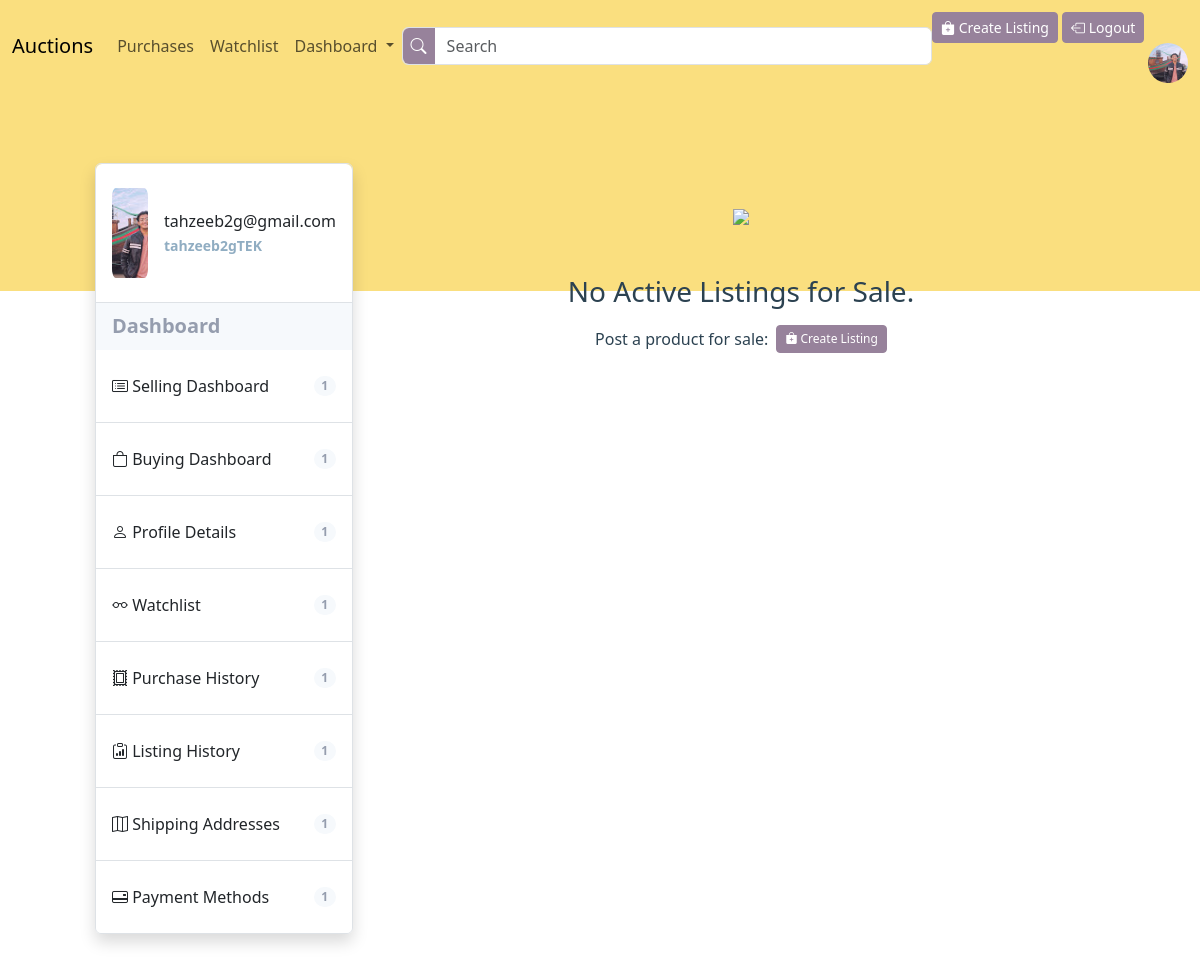
Screenshot of /seller-dashboard (signed in) with the database file from the repository.
### users/models.py (models this page shows, shortened)
class User(AbstractUser):
    email = models.EmailField(unique=True)
    watchlist = models.ManyToManyField(
        'auctions.Listing')
    is_oauth_registered = models.BooleanField(default=False)
    display_picture = models.ImageField(
        upload_to='display-pictures/', max_length=250, default='display-pictures/default-dp.png')
    email_verification_token = models.CharField(
        max_length=200, null=True, blank=True)
    forget_password_token = models.CharField(
        max_length=200, null=True, blank=True)
    previous_email = models.EmailField(null=True, default=None)

### auctions/views.py (the view, shortened to what this page needs)
# urls.py: path("seller-dashboard", views.view_seller_dashboard, name='seller-dashboard'),
@login_required(login_url=settings.LOGIN_URL)
def view_seller_dashboard(request):
    listings = Listing.objects.filter(listed_by=request.user, purchased=False, active=True).annotate(
        watchlist_count=Count('user')
    )
    if not listings:
        return render(request, 'auctions/seller-dashboard.html', {"empty_message": "No Active Listings for Sale.", "sell": True})

### auctions/templates/auctions/seller-dashboard.html
{% extends "users/profile-layout.html" %}
{% load static %}
{% block child%}
{% if listings %}
<h2>Selling Dashboard </h2>
<div class="card py-4 px-xl-0 px-1 list-bg shadow-sm">
    <div class="row align-items-center justify-content-center text-center lead py-2">
        <div class="col-lg-6 col-12">
            <p style="color:#4e4e4e; margin-bottom: 0; font-weight: bold;" class="fs-4"><i class="bi bi-cash"></i>
                Exp. Revenue: ৳ {{expected_revenue}}</p>
        </div>
        <div class="col-lg-6 col-12">
            <p style="color:#4e4e4e; margin-bottom: 0;font-weight: bold;" class="fs-4"><i class="bi bi-card-list"></i>
                Active Listings:
                {{total_listings}}</p>
        </div>
    </div>
</div>
<h4 class="header-4 user-pages-header mt-5">Active Listings</h4>
<div class="table-responsive">
    <table class="table table-hover shadow-sm border-top" id="active-listings-table">
        <thead class="align-top table-header">
            <tr>
                <th scope="col">Sl No</th>
                <th scope="col">Image</th>
                <th scope="col">Title</th>
                <th scope="col">Format</th>
                <th scope="col">Base Price</th>
                <th scope="col">Current Price</th>
                <th scope="col">Watch Count</th>
                <th scope="col">Edit</th>
                <th scope="col">Close</th>
            </tr>
        </thead>
        <tbody>
            {% for listing in listings%}
            <tr class="lead fs-6 align-middle">
                <td>{{forloop.counter}}</td>
                <td>
                    <a href="{% url 'view-listing' listing.id %}">
                        <img class="rounded" src="{{ listing.hero_image.url }}" width="100px">
                    </a>
                </td>
                <td>
                    <a href="{% url 'view-listing' listing.id %}" class="d-inline-block text-truncate"
                        style="max-width: 100px;">{{ listing.title }}
                    </a>
                </td>
                <td><span
                        class="badge {% if listing.buying_format == 'A' %} badge-bg-secondary {% elif listing.buying_format == 'AO' %} badge-bg-primary {% else %} badge-bg-success {% endif %}">
                        {{listing.get_buying_format_display }}
                    </span>
                </td>
                <td>৳ {{ listing.base_price }}</td>
                <td>
                    {% if listing.buying_format == 'AO' %}
                    {% if listing.offer_set.count == 0 %}
                    <a class="btn btn-secondary btn-sm small-custom disabled">
                        No offers yet.
                    </a>
                    {% else %}
                    <a class="btn btn-secondary btn-sm small-custom"
                        href="{% url 'seller-offers-received' listing.id %}">
                        View Offers
                    </a>
                    {% endif %}
                    {% elif listing.buying_format == 'A' %}
                    <strong>৳ {{listing.get_price}} </strong>
                    {% else %}
                    <span class="badge badge-bd-danger">Sale Pending</span>
                    {% endif %}
                </td>
                <td>
                    {{listing.watchlist_count}}
                </td>
                <td>
                    <a class="btn btn-primary btn-sm small-custom" href="{% url 'edit-listing' listing.id%}">
                        Edit
                    </a>
                </td>
                <td>
                    <a class="btn btn-danger btn-sm small-custom"
                        onClick="confirmListingClose('{% url 'close-listing' listing.id %}')">
                        Close
                    </a>
                </td>
            </tr>
            {% endfor %}
        </tbody>
    </table>
</div>
{% else %}
{% include 'auctions/components/empty-dashboard-component.html' %}
{% endif %}
{% endblock child %}

### users/templates/users/profile-layout.html
{% extends "auctions/layout.html" %}
{% block body %}
<div class="backdrop">
</div>
<div class="container-fluid p-5 overlap-container">
    <div class="row align-items-start justify-content-center">
        <div class="col-xl-3 col-12 mt-xl-4 mt-4">
            <ul class="list-group list-group-flush border rounded shadow">
                <li class="list-group-item d-flex justify-content-start align-items-center py-4 border-none">
                    <img src="{{user.display_picture.url}}" class="thumbnail-image">
                    <div class="ms-3 fw-medium">
                        {{request.user.email}}
                        <br>
                        <small class="fw-bold highlighted-text">{{request.user.username}}</small>
                    </div>
                </li>
                <li class="list-group-item list-bg d-flex justify-content-between align-items-center fw-bold lead">
                    Dashboard
                </li>
                <li class="list-group-item list">
                    <a class="d-flex justify-content-between align-items-center lead py-3 fs-6"
                        href="{% url 'seller-dashboard' %}">
                        <span><i class="bi bi-card-list"></i> Selling Dashboard </span>
                        <span class="badge badge-bd rounded-pill">1</span>
                    </a>
                </li>
                <li class="list-group-item list">
                    <a class="d-flex justify-content-between align-items-center lead py-3 fs-6"
                        href="{% url 'buyer-dashboard' %}">
                        <span><i class="bi bi-bag"></i> Buying Dashboard</span>
                        <span class="badge badge-bd rounded-pill">1</span>
                    </a>
                </li>
                <li class="list-group-item list">
                    <a class="d-flex justify-content-between align-items-center lead py-3 fs-6"
                        href="{% url 'profile' %}">
                        <span><i class="bi bi-person"></i> Profile Details</span>
                        <span class="badge badge-bd rounded-pill">1</span>
                    </a>
                </li>
                <li class="list-group-item list">
                    <a class="d-flex justify-content-between align-items-center lead py-3 fs-6"
                        href="{% url 'watchlist' %}">
                        <span><i class="bi bi-eyeglasses"></i> Watchlist</span>
                        <span class="badge badge-bd rounded-pill">1</span>
                    </a>
                </li>
                <li class="list-group-item list">
                    <a class="d-flex justify-content-between align-items-center lead py-3 fs-6"
                        href="{% url 'purchase-history' %}">
                        <span><i class="bi bi-postage"></i> Purchase History</span>
                        <span class="badge badge-bd rounded-pill">1</span>
                    </a>
                </li>
                <li class="list-group-item list">
                    <a class="d-flex justify-content-between align-items-center lead py-3 fs-6"
                        href="{% url 'listing-history' %}">
                        <span><i class="bi bi-clipboard-data"></i> Listing History</span>
                        <span class="badge badge-bd rounded-pill">1</span>
                    </a>
                </li>
                <li class="list-group-item list">
                    <a class="d-flex justify-content-between align-items-center lead py-3 fs-6"
                        href="{% url 'view-shipping-address' %}">
                        <span><i class="bi bi-map"></i> Shipping Addresses</span>
                        <span class="badge badge-bd rounded-pill">1</span>
                    </a>
                </li>
                <li class="list-group-item list">
                    <a class="d-flex justify-content-between align-items-center lead py-3 fs-6"
                        href="{% url 'view-payment-methods' %}">
                        <span><i class="bi bi-credit-card-2-back"></i> Payment Methods</span>
                        <span class="badge badge-bd rounded-pill">1</span>
                    </a>
                </li>
            </ul>
        </div>
        <div class="col-xl-8 col-12 mt-xl-0 mt-5">
            <div class="px-xl-5 px-0 py-3" id="user-profile-content-container">
                {% block child %}
                {% endblock child%}
            </div>
        </div>
    </div>
</div>
{% endblock %}

### auctions/templates/auctions/layout.html (shortened to what this page needs)
{% load static %}
<!DOCTYPE html>
<html lang="en">
<head>
    <link href="https://cdn.jsdelivr.net/npm/bootstrap@5.3.2/dist/css/bootstrap.min.css" rel="stylesheet"
>
    <link href="{% static 'commerce/styles.css' %}" rel="stylesheet">
    <link rel="stylesheet" href="https://cdn.jsdelivr.net/npm/sweetalert2@11.0.19/dist/sweetalert2.min.css">
    <link rel="stylesheet" href="https://cdn.jsdelivr.net/npm/bootstrap-icons@1.11.2/font/bootstrap-icons.min.css">
</head>
<body>
    <nav class="navbar navbar-expand-lg sticky-top bg-background-tertiary" style="background-color: var(--nav);">
        <div class="container-fluid">
            <a class="navbar-brand" href="{% url 'index' %}">Auctions</a>
            <div class="collapse navbar-collapse" id="navbarSupportedContent">
                <ul class="navbar-nav me-auto mb-2 mb-lg-0">
                    {% if user.is_authenticated %}
                    <li class="nav-item">
                        <a class="nav-link" href="{% url 'purchase-history' %}">Purchases</a>
                    </li>
                    <li class="nav-item">
                        <a class="nav-link" href="{% url 'watchlist' %}">Watchlist</a>
                    </li>
                    <li class="nav-item dropdown">
                        <a class="nav-link dropdown-toggle" href="#" role="button" data-bs-toggle="dropdown"
                            aria-expanded="false">
                            Dashboard
                        </a>
                    </li>
                    {% endif %}
                </ul>
                <form class="d-flex w-50 me-auto my-2 form-control p-0" role="search" action="{% url 'search' %}"
                    menthod="POST">
                    <button type="submit" style="background-color: var(--custom-secondary); border-width: 0px;"
                        class="text-white rounded-start px-2"><i class="bi bi-search"></i>
                    </button>
                    <input class="form-control w-100 ms-0" type="search" placeholder="Search" aria-label="Search"
                        style="border-width: 0px;">
                </form>
                <div class="float-lg-end float-start">
                    <a class="btn btn-secondary btn-sm mt-1" href="{% url 'create-listing' %}"><i
                            class="bi bi-bag-plus-fill"></i>
                        Create Listing</a>
                    {% if user.is_authenticated %}
                    <a class="btn btn-secondary btn-sm mt-1" href="{% url 'logout' %}"><i
                            class="bi bi-box-arrow-left"></i>
                        Logout</a>
                    {% else %}
                    <a class="btn btn-secondary btn-sm mt-1" href="{% url 'login' %}"><i
                            class="bi bi-box-arrow-in-right"></i> Login</a>
                    <a class="btn btn-secondary btn-sm mt-1" href="{% url 'register' %}"><i
                            class="bi bi-person-plus-fill"></i> Register</a>
                    {% endif %}
                    {% if user.is_authenticated %}
                    <a class="ms-2 float-end" href="{% url 'profile' %}">
                        <div style="width: 40px; height: 40px; overflow: hidden; border-radius: 50%;">
                            <img src="{{user.display_picture.url}}"
                                style="height:100%; width: 100%; object-fit: cover;">
                        </div>
                    </a>
                </div>
                {% endif %}
            </div>
        </div>
    </nav>
    {% block body %}
    {% endblock %}
</body>
</html>

### commerce/static/commerce/styles.css (style rules this page uses)
:root { --custom-bg: #FADF7F; --nav: #FADF7F; --custom-danger: #D89A9E; --custom-success: #06908F; --custom-dark: #2C4251; --custom-primary: #91ADC2; --custom-secondary: #97829B; }
ul li a { color: inherit; text-decoration: none; }
.overlap-container { margin-top: -200px; }
.backdrop { width: 100%; min-height: 200px; background-color: var(--custom-bg); }
.thumbnail-image { width: 90px; height: 90px; overflow: hidden; object-fit: cover; border-radius: 10%; }
.badge-bd { background-color: #F6F9FC; border-color: #F6F9FC; color: #959DAE; }
.list-bg { background-color: #F6F9FC; border-color: #F6F9FC; color: #959DAE; }
.highlighted-text { color: #90ADC2; }
.btn-secondary { background-color: var(--custom-secondary); border-color: var(--custom-secondary); }
html, body { height: 100%; margin: 0; color: var(--custom-dark) }

### rows the page displays
User: display_picture (picture), user.email "tahzeeb2g@gmail.com", user.username "tahzeeb2gTEK"

### other values shown
{{ empty_message }} "No Active Listings for Sale."
